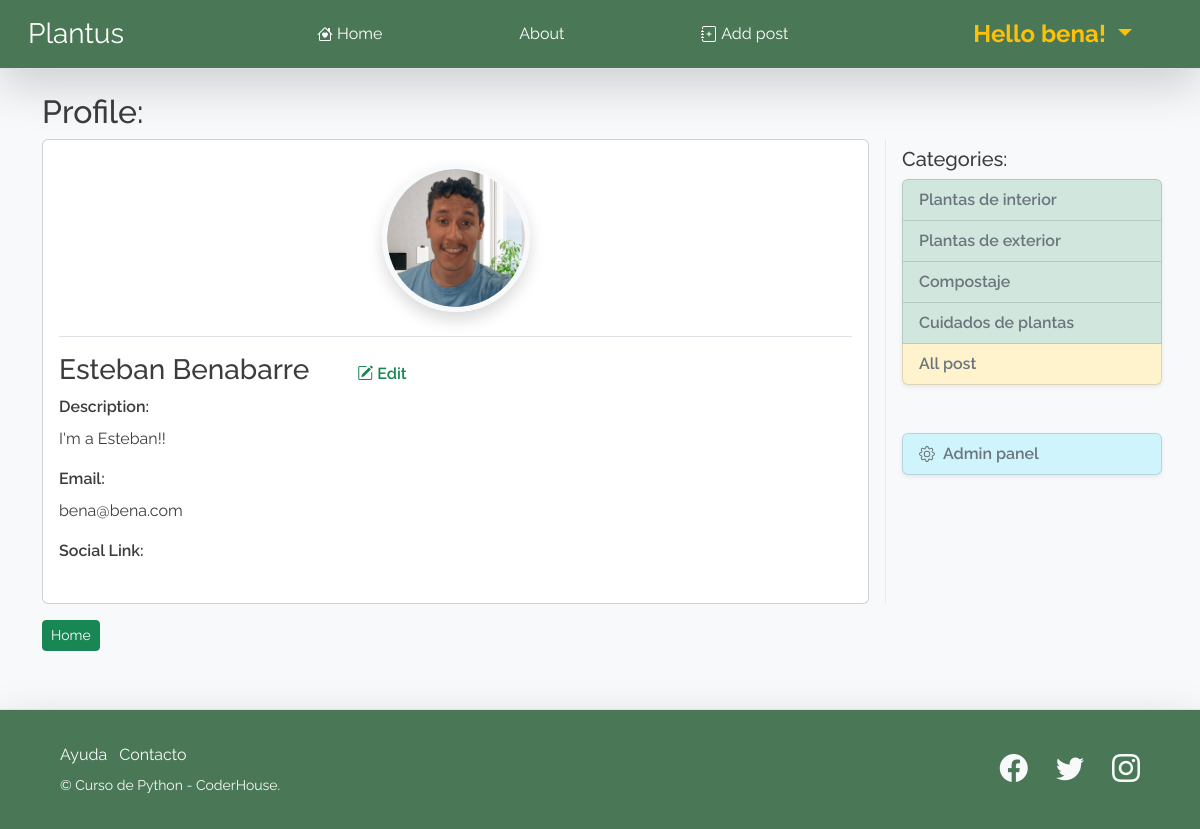
The app's page /members/user_profile/1/ (signed in), older data.
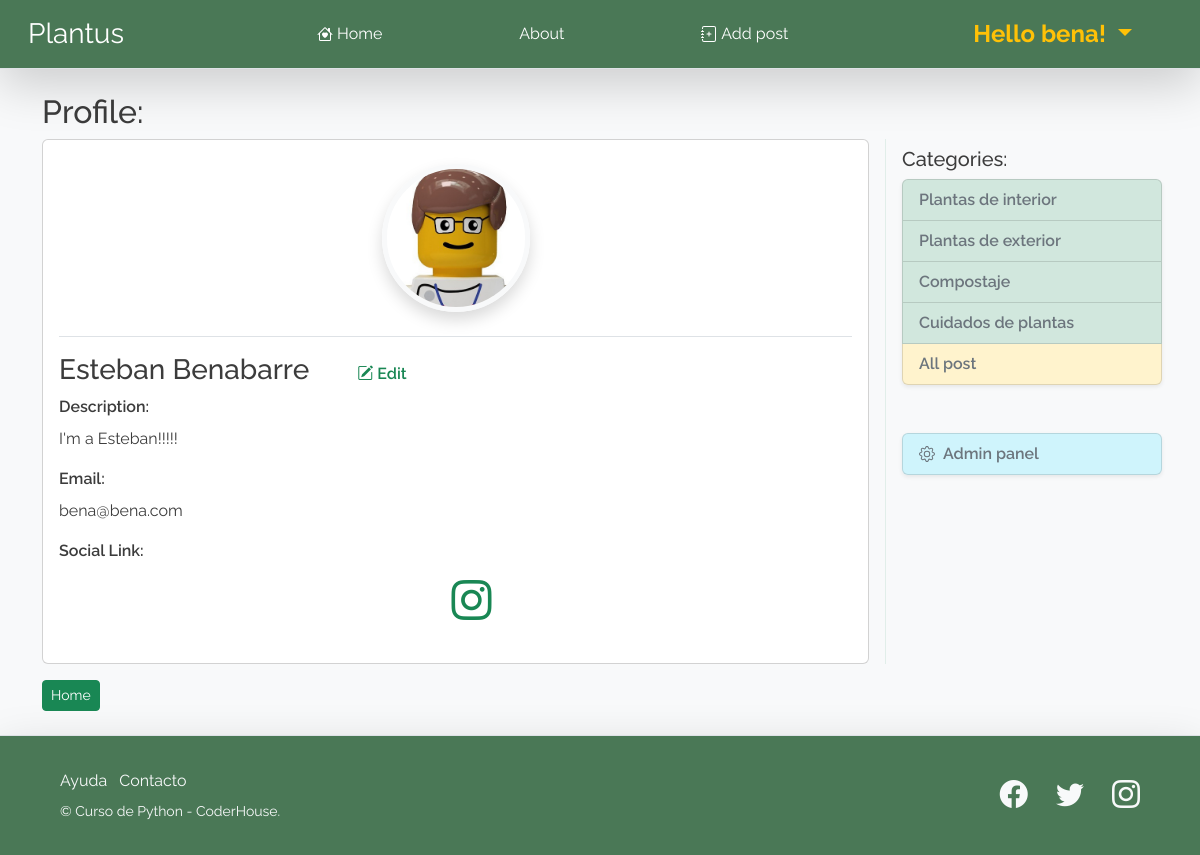
The same page, newer data.
### blog/models.py (models this page shows, shortened)
class Profile (models.Model):
    user            = models.OneToOneField(User, null=True, on_delete = models.CASCADE)
    description     = models.TextField()
    avatar          = models.ImageField(upload_to='avatars', null=True, blank=True)
    instagram_url   = models.CharField(max_length=256,null=True, blank=True)
    facebook_url    = models.CharField(max_length=256,null=True, blank=True)

### plantus_members/views.py (the view)
# urls.py: path('user_profile/<int:pk>/', UserProfileView.as_view(template_name='user_details.html'), name="user_profile"),
class UserProfileView (LoginRequiredMixin, DetailView):
    model           = Profile
    template_name   = "user_details.html"
    def get_context_data(self, *args, **kwargs):
        category_menu = Category.objects.all()
        page_user = get_object_or_404(Profile, id=self.kwargs['pk'])
        context = super(UserProfileView, self).get_context_data(*args, **kwargs)
        context['category_menu'] = category_menu
        context['page_user'] = page_user
        return context

### blog/models.py (called while the page is built)
    def __str__(self):
        return self.name

### plantus_members/templates/user_details.html (shortened to what the changed rows need)
{% extends "base.html" %}
{% load static %}
{% block blog_base %}
<div>
    <h2>
        Profile:
    </h2>
    <div class='row'>
        <div class='col-lg-9 pe-3 '>
            <div class="card">
                <div class="card-body mb-0">
                    <div class=" d-flex justify-content-center pt-2 pb-4 w-100">
                        {% if page_user.avatar.url %}
                        <img src="{{page_user.avatar.url}}" class="img-fluid rounded-circle border border-5 border-light shadow" style="max-width:148px;max-width:148px;"alt="post.author">
                        {% else %}
                        <img src="{% static 'assets/1.jpg' %}" class="img-fluid rounded-circle border border-5 border-light shadow" style="max-width:148px;max-width:148px;"alt="post.author">
                        {% endif %}
                      </div>
                      <div class='border-top pt-3'>
                        <div class="d-flex justify-content-start align-items-center gap-5">
                            <h3>
                                {{page_user.user.first_name}} {{page_user.user.last_name}}
                            </h3>
                            {% if page_user.user.id == user.id %}
                                <a class="text-success text-decoration-none" href="{% url 'edit_profile' user.profile.id %}"> <i class="bi bi-pencil-square"></i> Edit </a>
                            {% endif %}
                        </div>
                        <p class='card-title'>
                            Description:
                        </p>
                        <p class=' fs-6 fw-normal'>
                            {{page_user.description}}
                        </p>
                        <p class='card-title'>
                            Email:
                        </p>
                        <p class=' fs-6 fw-normal'>
                            {{page_user.user.email}}
                        </p>
                        <div class="gap-3">
                            <p class='card-title'>
                            </p>
                            <ul class="d-flex justify-content-center">
                                {% if page_user.instagram_url%}
                                <li class="list-inline-item px-4">
                                    <a href="{{page_user.instagram_url}}" target="_blank" rel="noreferrer noopener" class="text-success text-decoration-none">
                                        <i class="bi-instagram fs-1"></i>
                                    </a>
                                </li>
                                {% endif %}
                            </ul>
                        </div>
                      </div>
                </div>
              </div>
        </div>
    </div>
</div>
{% endblock blog_base %}

Row changes from the older to the newer data that the page shows:
changed Profile "Esteban": avatar: a different picture; description "I'm a Esteban!!" → "I'm a Esteban!!!!!"
